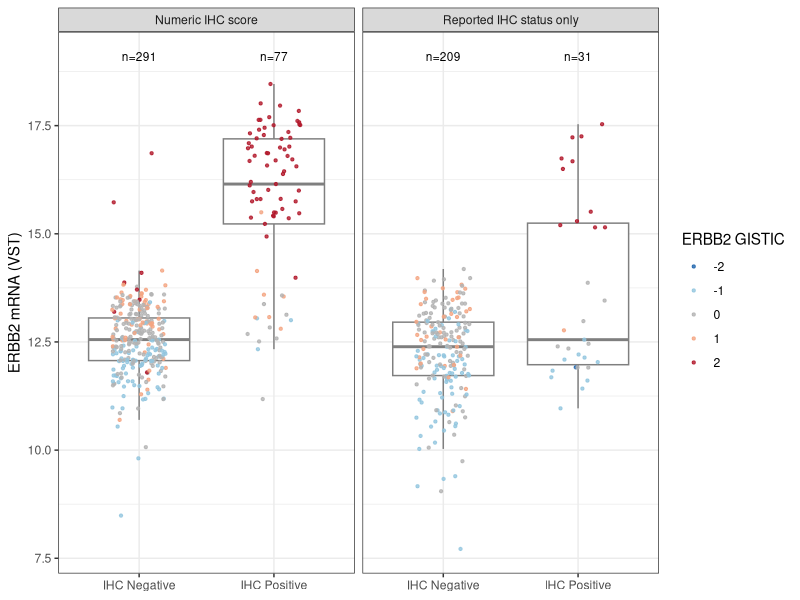
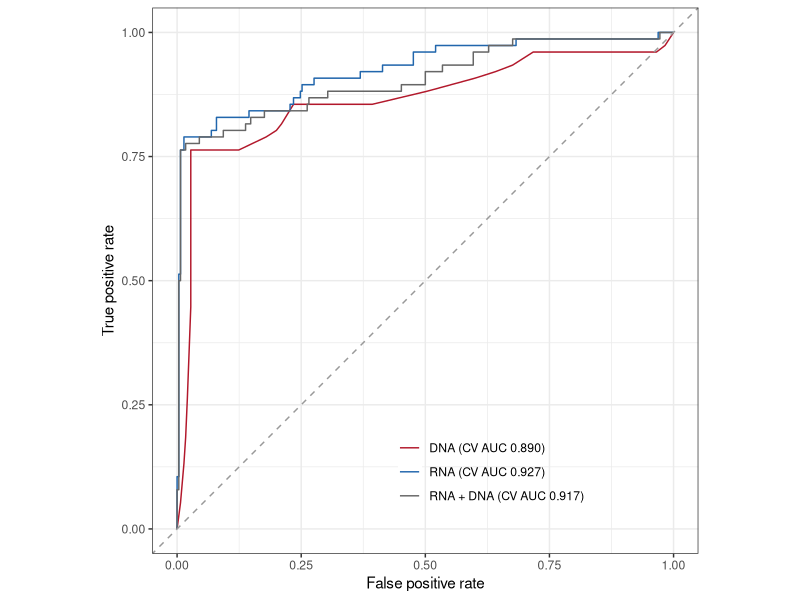
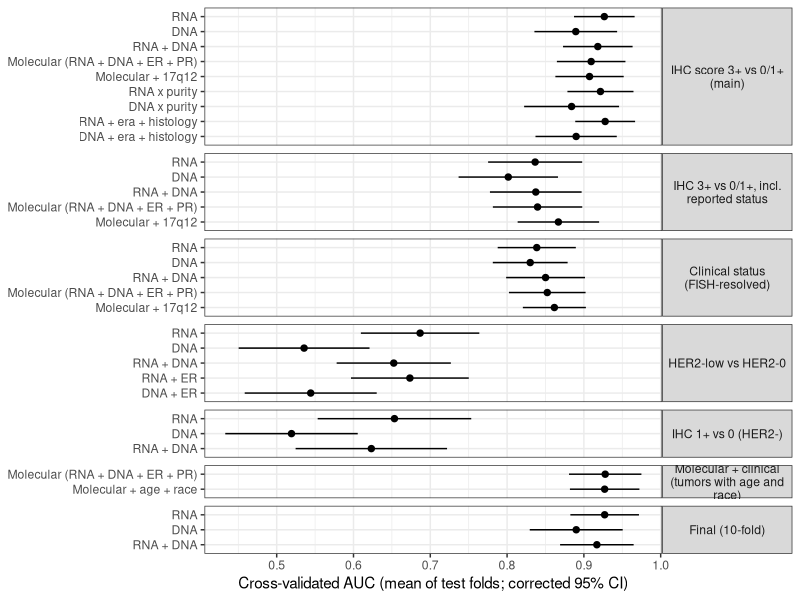

These charts were generated, in order, by the following R code:
# Step 2.1: Is RNA or DNA more predictive of HER2 IHC?
# Clinical exploration, label-noise check, raw RNA vs DNA comparison, purity, cross-validated logistic models
# Run from repo root: Rscript analyses/02.1_rna_vs_dna.R
suppressPackageStartupMessages({library(tidyverse); library(pROC)})
set.seed(1)
out <- "results/02.1_rna_vs_dna"; dir.create(out, recursive = TRUE, showWarnings = FALSE)
auc_ <- \(y, x) as.numeric(auc(y, x, direction = "<", quiet = TRUE))

# ---- Data (from 02.0) ----
d <- read_csv("results/02.0_her2_labels/her2_labels.csv", show_col_types = FALSE) |>
  mutate(y_ihc = if_else(her2_status == "Conflict" | is.na(score) | score == 2, NA, as.integer(score == 3)),  # main: IHC score 3+ vs 0/1+
         y_rep = as.integer(ihc_binary == "Positive"),            # sensitivity: reported IHC status used when no score
         y_clin = case_when(her2_status == "Positive" ~ 1L, her2_status == "Negative" ~ 0L),   # sensitivity: FISH-resolved
         y_low = case_when(her2_low %in% c("HER2-low (1+)", "HER2-low (2+/FISH-)") ~ 1L, her2_low == "HER2-0" ~ 0L),
         y_low1 = case_when(her2_low == "HER2-low (1+)" ~ 1L, her2_low == "HER2-0" ~ 0L),   # the hard clinical split: IHC 1+ vs 0
         GISTIC = factor(pmax(gistic, -1)),                       # models: categorical (-2, n = 1, merged into -1)
         Purity = estimate_score / 1000,                          # ESTIMATE score per 1000; higher = lower purity
         Age10 = Age / 10,
         Race = factor(Race, c("WHITE", "BLACK OR AFRICAN AMERICAN", "ASIAN")),   # 1 American Indian -> NA (too rare)
         Histology = if_else(Histology == "Breast Invasive Lobular Carcinoma", "Lobular", "Non-lobular") |>
           fct_relevel("Non-lobular"),
         across(c(ER, PR, Sex, Era), factor))

# ---- 1. Exploration: clinical metadata vs HER2 IHC status (main target) ----
clin <- c("Age10", "Sex", "Race", "ER", "PR", "Histology", "Era")
lrt <- \(m0, m1) anova(m0, m1, test = "LRT")$`Pr(>Chi)`[2]
ex <- d |> filter(!is.na(y_ihc))
assoc <- map_dfr(clin, \(v) {
  a <- drop_na(ex, all_of(v))
  b <- drop_na(ex, all_of(c(v, "ERBB2", "GISTIC")))
  m_mol <- glm(y_ihc ~ ERBB2 + GISTIC, binomial, b)
  tibble(variable = v, n = nrow(a), n_pos = sum(a$y_ihc),
         p_alone = lrt(glm(y_ihc ~ 1, binomial, a), glm(reformulate(v, "y_ihc"), binomial, a)),
         p_beyond_molecular = lrt(m_mol, update(m_mol, reformulate(c(".", v)))))   # added to RNA + DNA
}) |> mutate(padj_alone = p.adjust(p_alone, "BH"), padj_beyond_molecular = p.adjust(p_beyond_molecular, "BH"))
or <- map_dfr(clin, \(v) broom::tidy(glm(reformulate(v, "y_ihc"), binomial, ex), exponentiate = TRUE, conf.int = TRUE)[-1, ] |>
                mutate(variable = v)) |>
  select(variable, term, OR = estimate, lo = conf.low, hi = conf.high, p_unadj = p.value)
write_csv(assoc, file.path(out, "clinical_assoc.csv")); write_csv(or, file.path(out, "clinical_or.csv"))
cat("Main target: males", sum(ex$Sex == "Male"), "(", sum(ex$Sex == "Male" & ex$y_ihc == 1), "positive); race missing",
    sum(is.na(ex$Race)), "\n")

# Interactions (each its own model; LRT vs main effects on the same tumors)
inter <- list(`ER x PR` = c("ER", "PR"), `Age x ER` = c("Age10", "ER"), `Race x ER` = c("Race", "ER"),
              `ERBB2 mRNA x ER` = c("ERBB2", "ER"), `ERBB2 mRNA x Race` = c("ERBB2", "Race"))
inter <- imap_dfr(inter, \(v, nm) {
  a <- drop_na(ex, all_of(v))
  m0 <- glm(reformulate(v, "y_ihc"), binomial, a)
  tibble(interaction = nm, n = nrow(a), p_interaction = lrt(m0, update(m0, reformulate(c(".", paste(v, collapse = ":"))))))
}) |> mutate(padj = p.adjust(p_interaction, "BH"))
write_csv(inter, file.path(out, "clinical_interactions.csv"))

# ---- 2. Label noise: raw ERBB2 mRNA / GISTIC vs IHC label, by label source and site (no model) ----
lab <- d |> filter(!is.na(y_rep), !is.na(gistic), label_source %in% c("Numeric IHC score", "Reported IHC status only"))
noise_auc <- \(g) map_dfr(c(`ERBB2 mRNA` = "ERBB2", `ERBB2 GISTIC` = "gistic"), \(x) {
  ci <- ci.auc(roc(g$y_rep, g[[x]], direction = "<", quiet = TRUE))
  tibble(n = nrow(g), n_pos = sum(g$y_rep), auc = ci[2], lo = ci[1], hi = ci[3])
}, .id = "predictor")
noise <- bind_rows(
  lab |> group_by(label_source) |> group_modify(\(g, ...) noise_auc(g)) |> mutate(subset = "All sites"),
  lab |> filter(!TSS %in% c("BH", "E9")) |> group_by(label_source) |> group_modify(\(g, ...) noise_auc(g)) |>
    mutate(subset = "Excluding sites BH, E9")) |> ungroup()
write_csv(noise, file.path(out, "label_noise_auc.csv"))
# Where do reported-only tumors come from? (sites with >= 3 reported-only positives)
sites <- lab |> group_by(TSS) |>
  summarise(scored = sum(label_source == "Numeric IHC score"), reported_only = sum(label_source != "Numeric IHC score"),
            reported_only_pos = sum(label_source != "Numeric IHC score" & y_rep == 1),
            reported_only_pos_amplified = sum(label_source != "Numeric IHC score" & y_rep == 1 & gistic == 2)) |>
  arrange(-reported_only_pos)
write_csv(sites, file.path(out, "label_source_by_site.csv"))
lab |> count(label_source, Era, Histology) |> group_by(label_source) |> mutate(pct = round(100 * n / sum(n))) |> print()

p_noise <- lab |> mutate(ihc_binary = paste("IHC", ihc_binary)) |>
  ggplot(aes(ihc_binary, ERBB2)) + geom_boxplot(outlier.shape = NA, color = "grey50") +
  geom_jitter(aes(color = factor(gistic)), width = 0.2, height = 0, size = 0.8, alpha = 0.8) +
  geom_text(data = \(x) count(x, label_source, ihc_binary), aes(y = 19.1, label = paste0("n=", n)), size = 3) +
  scale_color_manual(values = c(`-2` = "#2166ac", `-1` = "#92c5de", `0` = "grey70", `1` = "#f4a582", `2` = "#b2182b"),
                     name = "ERBB2 GISTIC") +
  facet_wrap(~label_source) + labs(x = NULL, y = "ERBB2 mRNA (VST)") + theme_bw()
ggsave(file.path(out, "label_noise.png"), p_noise, width = 7, height = 4)

# ---- 3. RNA vs DNA, raw values (primary test) ----
# Each is one ordered predictor, so AUC needs no fitting: compare raw-value AUCs with a paired DeLong test.
amp <- c("GRB7", "STARD3", "PGAP3")                                # 17q12 amplicon co-expressed genes
cc <- \(y, extra = NULL) d |> filter(!is.na(.data[[y]])) |>       # one complete-case set per target
  drop_na(ERBB2, gistic, ER, PR, Histology, Purity, all_of(c(amp, extra)))
targets <- c(`IHC score 3+ vs 0/1+ (main)` = "y_ihc", `IHC 3+ vs 0/1+, incl. reported status` = "y_rep",
             `Clinical status (FISH-resolved)` = "y_clin", `HER2-low vs HER2-0` = "y_low", `IHC 1+ vs 0 (HER2-)` = "y_low1")
raw_test <- \(a, y) {
  r1 <- roc(a[[y]], a$ERBB2, direction = "<", quiet = TRUE); r2 <- roc(a[[y]], a$gistic, direction = "<", quiet = TRUE)
  t <- roc.test(r1, r2, paired = TRUE, method = "delong")
  tibble(n = nrow(a), n_pos = sum(a[[y]]), auc_rna = as.numeric(r1$auc), auc_dna = as.numeric(r2$auc),
         diff = auc_rna - auc_dna, lo = t$conf.int[1], hi = t$conf.int[2], p = t$p.value)
}
raw <- bind_rows(
  imap_dfr(targets, \(y, nm) raw_test(cc(y), y) |> mutate(target = nm, subset = "All")),
  raw_test(cc("y_low") |> filter(ER == "Positive"), "y_low") |> mutate(target = "HER2-low vs HER2-0", subset = "ER+ only"),
  map_dfr(c("Plates before A213", "Plate A213 and after"), \(e)
          raw_test(cc("y_ihc") |> filter(Era == e), "y_ihc") |> mutate(target = "IHC score 3+ vs 0/1+ (main)", subset = e))) |>
  relocate(target, subset)
write_csv(raw, file.path(out, "rna_vs_dna_raw.csv"))

# ---- 4. Purity and copy number ----
# Low purity dilutes amplification signal; do non-amplified HER2+ tumors have lower purity?
# (HER2+ with a numeric IHC score, to avoid the noisy reported labels; Wilcoxon rank-sum test)
pur <- d |> filter(her2_status == "Positive", label_source == "Numeric IHC score", !is.na(gistic)) |>
  mutate(group = if_else(gistic == 2, "Amplified", "Not amplified"))
pur_test <- pur |> group_by(group) |>
  summarise(n = n(), q1 = quantile(estimate_score, 0.25), median = median(estimate_score), q3 = quantile(estimate_score, 0.75)) |>
  mutate(p_wilcoxon = wilcox.test(estimate_score ~ group, pur)$p.value,
         cohort_min = min(d$estimate_score), cohort_median = median(d$estimate_score), cohort_max = max(d$estimate_score))
write_csv(pur_test, file.path(out, "purity_her2pos_amplification.csv"))

# ---- 5. Cross-validated logistic models ----
# Repeated stratified k-fold; AUC is computed within each test fold and averaged (pooling predictions across folds
# biases AUC downward, most for tied/discrete predictors such as GISTIC). Same folds for every model in an analysis.
# Paired comparisons and CIs use the corrected repeated k-fold t-test (Nadeau & Bengio 2003; Bouckaert & Frank 2004).
make_folds <- \(y, k, reps) map(1:reps, \(r) ave(seq_along(y), y, FUN = \(i) sample(rep_len(1:k, length(i)))))
cv_model <- function(f, data, folds) {
  fits <- map(folds, \(fold) map(sort(unique(fold)), \(j) {
    test <- fold == j
    p <- predict(glm(f, binomial, data[!test, ]), data[test, ], type = "response")
    list(auc = auc_(data$y[test], p), p = set_names(p, which(test)))
  }))
  list(auc = map_dbl(list_flatten(fits), "auc"),                    # one AUC per repeat x fold
       p = map(fits, \(r) unlist(map(r, "p"))[as.character(seq_len(nrow(data)))]))   # out-of-fold predictions per repeat
}
corrected <- \(x, k) {                                               # mean, 95% CI and p (vs 0) over repeat x fold values
  se <- sqrt((1 / length(x) + 1 / (k - 1)) * var(x)); df <- length(x) - 1
  tibble(est = mean(x), lo = mean(x) - qt(0.975, df) * se, hi = mean(x) + qt(0.975, df) * se, p = 2 * pt(-abs(mean(x) / se), df))
}
models <- list(RNA = y ~ ERBB2,
               DNA = y ~ GISTIC,
               `RNA + DNA` = y ~ ERBB2 + GISTIC,
               `Molecular (RNA + DNA + ER + PR)` = y ~ ERBB2 + GISTIC + ER + PR,
               `Molecular + 17q12` = reformulate(c("ERBB2", "GISTIC", "ER", "PR", amp), "y"),
               `RNA x purity` = y ~ ERBB2 * Purity,
               `DNA x purity` = y ~ GISTIC * Purity,
               `RNA + era + histology` = y ~ ERBB2 + Era + Histology,
               `DNA + era + histology` = y ~ GISTIC + Era + Histology)
run <- function(analysis, y, mods, k = 5, reps = 10, extra = NULL) {   # exploring: 5-fold x 10 repeats
  data <- cc(y, extra) |> mutate(y = .data[[y]])
  folds <- make_folds(data$y, k, reps)
  res <- map(mods, cv_model, data = data, folds = folds)
  list(analysis = analysis, data = data, res = res, k = k,
       summary = imap_dfr(res, \(r, m) corrected(r$auc, k) |> select(-p) |>
                            mutate(analysis = analysis, model = m, n = nrow(data), n_pos = sum(data$y), k = k, .before = 1)))
}
runs <- list(
  run("IHC score 3+ vs 0/1+ (main)", "y_ihc", models),
  run("IHC 3+ vs 0/1+, incl. reported status", "y_rep", models[1:5]),
  run("Clinical status (FISH-resolved)", "y_clin", models[1:5]),
  run("HER2-low vs HER2-0", "y_low", c(models[1:3], list(`RNA + ER` = y ~ ERBB2 + ER, `DNA + ER` = y ~ GISTIC + ER))),
  run("IHC 1+ vs 0 (HER2-)", "y_low1", models[1:3]),
  run("Molecular + clinical (tumors with age and race)", "y_ihc",
      list(`Molecular (RNA + DNA + ER + PR)` = models[[4]], `Molecular + age + race` = y ~ ERBB2 + GISTIC + ER + PR + Age10 + Race),
      extra = c("Age10", "Race")),
  run("Final (10-fold)", "y_ihc", models[1:3], k = 10))
cv_auc <- map_dfr(runs, "summary")
write_csv(cv_auc, file.path(out, "cv_auc.csv"))

pairs <- list(c("RNA", "DNA"), c("RNA + DNA", "RNA"), c("Molecular (RNA + DNA + ER + PR)", "RNA + DNA"),
              c("Molecular + 17q12", "Molecular (RNA + DNA + ER + PR)"), c("RNA x purity", "RNA"), c("DNA x purity", "DNA"),
              c("RNA + ER", "DNA + ER"), c("Molecular + age + race", "Molecular (RNA + DNA + ER + PR)"),
              c("RNA + era + histology", "RNA"), c("DNA + era + histology", "DNA"))
cv_compare <- map_dfr(runs, \(a) map_dfr(pairs, \(pr) {
  if (!all(pr %in% names(a$res))) return(NULL)
  corrected(a$res[[pr[1]]]$auc - a$res[[pr[2]]]$auc, a$k) |>
    mutate(analysis = a$analysis, comparison = paste(pr, collapse = " vs "), .before = 1)
})) |>   # BH across exploration comparisons; the final 10-fold run repeats main-target tests, so it is not adjusted
  mutate(padj = if_else(analysis == "Final (10-fold)", NA, p.adjust(if_else(analysis == "Final (10-fold)", NA, p), "BH")))
write_csv(cv_compare, file.path(out, "cv_compare.csv"))

# Fitted coefficients (full data, main target and HER2-low) for the model equations in the report
coefs <- imap_dfr(list(`RNA` = list("y_ihc", models$RNA), `DNA` = list("y_ihc", models$DNA),
                       `RNA + DNA` = list("y_ihc", models$`RNA + DNA`),
                       `Molecular (RNA + DNA + ER + PR)` = list("y_ihc", models[[4]]),
                       `HER2-low: RNA` = list("y_low", models$RNA), `HER2-low: DNA` = list("y_low", models$DNA)), \(m, nm) {
  dat <- cc(m[[1]]) |> mutate(y = .data[[m[[1]]]])
  broom::tidy(glm(m[[2]], binomial, dat), conf.int = TRUE, exponentiate = FALSE) |>
    transmute(model = nm, term, beta = estimate, lo = conf.low, hi = conf.high, p = p.value, n = nrow(dat))
})
write_csv(coefs, file.path(out, "model_coefficients.csv"))

# ---- 6. Tumors where the molecular model disagrees with IHC (out-of-fold, mean over repeats) ----
main <- runs[[1]]
disc <- main$data |> mutate(p_molecular = rowMeans(do.call(cbind, main$res[["Molecular (RNA + DNA + ER + PR)"]]$p))) |>
  filter((y == 1 & p_molecular < 0.2) | (y == 0 & p_molecular > 0.8)) |>
  select(sample_id, TSS, score, category, fish, ERBB2, gistic, ER, PR, Histology, Era, estimate_score, p_molecular) |>
  arrange(-score, p_molecular)
write_csv(disc, file.path(out, "discordant_tumors.csv"))

# ---- Figures ----
fin <- runs[[length(runs)]]                                      # final 10-fold run
roc_df <- imap_dfr(fin$res, \(r, m) { o <- roc(fin$data$y, r$p[[1]], quiet = TRUE)    # repeat 1, pooled for display
  tibble(model = paste0(m, " (CV AUC ", sprintf("%.3f", mean(r$auc)), ")"), fpr = 1 - o$specificities, tpr = o$sensitivities) })
p1 <- ggplot(roc_df, aes(fpr, tpr, color = model)) + geom_path() + geom_abline(lty = 2, color = "grey60") +
  scale_color_manual(values = c("#b2182b", "#2166ac", "grey40")) + coord_equal() +
  labs(x = "False positive rate", y = "True positive rate", color = NULL) +
  theme_bw() + theme(legend.position = c(0.62, 0.15), legend.background = element_blank())
ggsave(file.path(out, "roc_final.png"), p1, width = 5, height = 5)

p2 <- cv_auc |> mutate(model = fct_rev(fct_inorder(model)), analysis = fct_inorder(analysis)) |>
  ggplot(aes(est, model)) + geom_pointrange(aes(xmin = lo, xmax = hi), size = 0.3) +
  facet_grid(analysis ~ ., scales = "free_y", space = "free_y", labeller = label_wrap_gen(22)) +
  labs(x = "Cross-validated AUC (mean of test folds; corrected 95% CI)", y = NULL) +
  theme_bw() + theme(strip.text.y = element_text(angle = 0))
ggsave(file.path(out, "cv_auc_all.png"), p2, width = 8, height = 9)

# ---- Summary ----
print(assoc, width = Inf); print(inter); print(noise, width = Inf); print(head(sites, 8)); print(raw, width = Inf)
print(pur_test); print(cv_auc, n = Inf, width = Inf); print(cv_compare, n = Inf, width = Inf)
cat("Discordant tumors:", nrow(disc), "\n"); print(disc, width = Inf, n = Inf)
